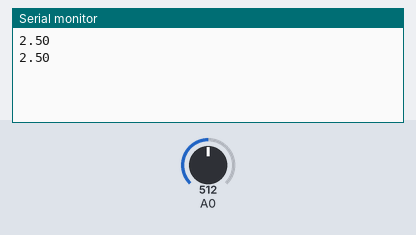
A sketch run on a simulated Arduino Uno, built with avr-gcc and run on an emulated ATmega328P. On the bench: the last lines printed to the serial monitor. Inputs (shaded band) come from the test bench; at power-on: A0 = 512.

Above: at 2.8 s.
2.9 s: A0 set to 716
At 3.8 s:
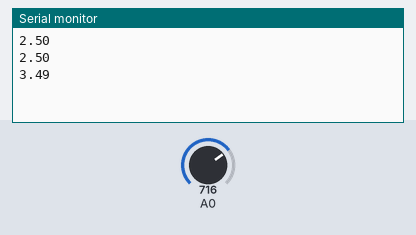
4.4 s: A0 set to 900
At 5.5 s:
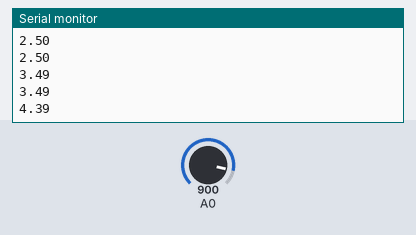
Timing chart, 0 to 7.4 s (numbered marks = the images above; inputs shaded):
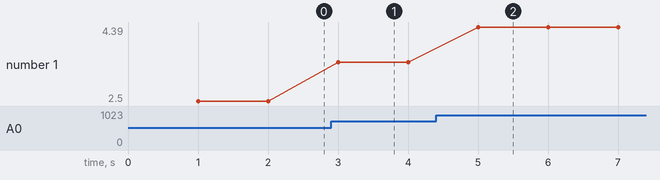

The sketch:

temp.ino.ino
```cpp
void setup() {
  // put your setup code here, to run once:
  pinMode(A0, INPUT);

  Serial.begin(9600);
  Serial.setTimeout(-1);


}

void loop() {
  // put your main code here, to run repeatedly:


 delay(1000);
double value=analogRead(A0);
value*=0.00488;
 Serial.println(value);

}
```

Measured:
- after the input at 2.9 s, the serial monitor: prints a new line after 0.10 s (image 1)
- after the input at 4.4 s, the serial monitor: prints a new line after 0.60 s (image 2)
- plotted number 1: 2.5 → 3.49 after the input at 2.9 s, 3.49 → 4.39 after the input at 4.4 s
